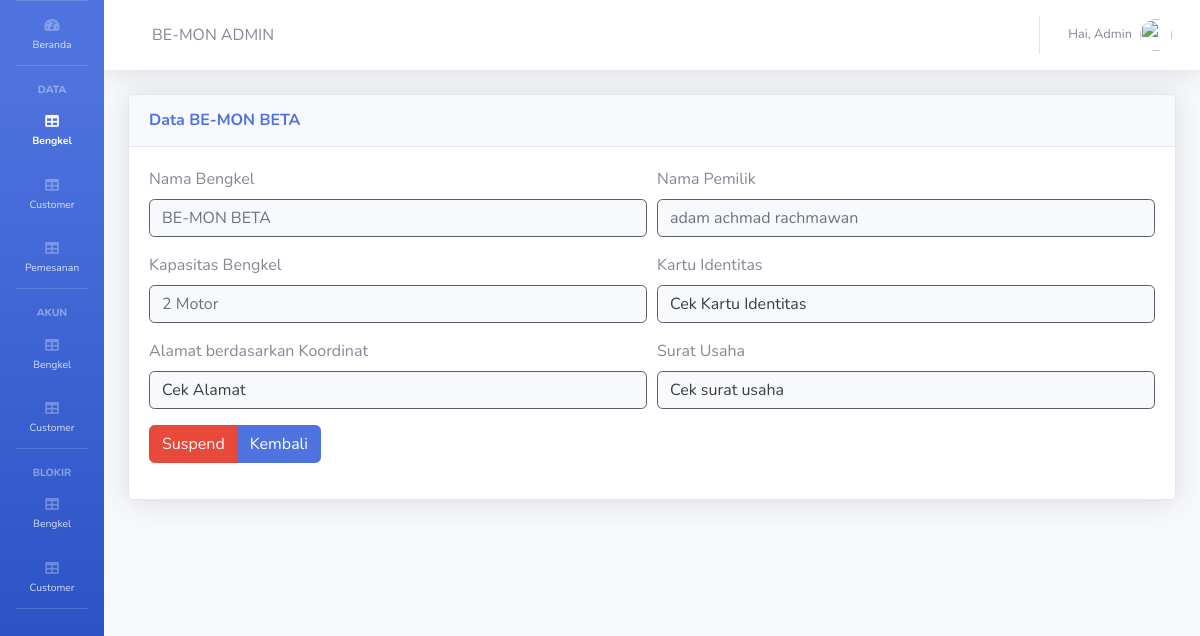
/admin/view_bengkel.php?id=3 (signed in), run on the app's committed database.
### tables this page shows
CREATE TABLE `data_bengkel` (
  `id_account` int(32) NOT NULL,
  `nama_pemilik` varchar(32) NOT NULL,
  `nama_bengkel` varchar(20) NOT NULL,
  `telepon` varchar(32) NOT NULL,
  `kitas` varchar(100) NOT NULL,
  `surat_usaha` varchar(100) NOT NULL,
  `kapasitas` int(32) NOT NULL,
  `koordinat` varchar(32) NOT NULL,
  `status` varchar(32) NOT NULL,
  `alamat` varchar(32) NOT NULL
);

### admin/view_bengkel.php (the view, shortened to what this page needs)
<?php
    $data = $_GET['id'];
?>
<!DOCTYPE html>
<html lang="en">
<head>
  <link href="vendor/fontawesome-free/css/all.min.css" rel="stylesheet" type="text/css">
  <link href="css/sb-admin-2.min.css" rel="stylesheet">
  <link href="vendor/datatables/dataTables.bootstrap4.min.css" rel="stylesheet">
</head>
<body id="page-top">
  <div id="wrapper">
    <?php
      include 'sidebar.php';
    ?>
    <div id="content-wrapper" class="d-flex flex-column">
      <div id="content">
          <?php include 'navbar.php'  ?>
        <div class="container-fluid">
          <div class="card shadow mb-4">
            <div class="card-header py-3">
            <?php
                      $sql = mysqli_query($con,"SELECT * FROM data_bengkel where id_account = $data");
                      $data = mysqli_fetch_array($sql)?>
              <h6 class="m-0 font-weight-bold text-primary mr-auto">Data <?php echo "$data[nama_bengkel]";?></h6>
            </div>
            <div class="card-body">
                            <div class="form-row">
                                <div class="form-group col-md-6">
                                    <label for="inputEmail4">Nama Bengkel</label>
                                    <input type="text" value="<?php echo "$data[nama_bengkel]";?>" class="form-control bg-light border-dark" id="inputEmail4" readonly>
                                </div>
                                <div class="form-group col-md-6">
                                    <label for="inputPassword4">Nama Pemilik</label>
                                    <input type="text" value="<?php echo "$data[nama_pemilik]";?>" class="form-control bg-light border-dark" id="inputPassword4" readonly>
                                </div>
                            </div>
                            <div class="form-row">
                                <div class="form-group col-md-6">
                                    <label for="inputEmail4">Kapasitas Bengkel</label>
                                    <input type="text" value="<?php echo "$data[kapasitas]";?> Motor" class="form-control bg-light border-dark" id="inputPassword4" readonly>
                                </div>
                                <div class="form-group col-md-6">
                                    <label for="inputEmail4">Kartu Identitas</label>
                                    <button type="button" class="btn btn-light form-control border-dark text-left" data-toggle="modal" data-target="#kitas">
                                        Cek Kartu Identitas
                                    </button>
                                </div>
                            </div>
                            <div class="form-row">
                                <div class="form-group col-md-6">
                                    <label for="inputEmail4">Alamat berdasarkan Koordinat</label>
                                    <button type="button" class="btn btn-light form-control border-dark text-left" data-toggle="modal" data-target="#koordinat">
                                        Cek Alamat
                                    </button>
                                </div>
                                <div class="form-group col-md-6">
                                    <label for="inputEmail4">Surat Usaha</label>
                                    <button type="button" class="btn btn-light form-control border-dark text-left" data-toggle="modal" data-target="#suhas">
                                        Cek surat usaha
                                    </button>
                                </div>
                            </div>
                            <div class="form-row">
                                <div class="form-group col-md-6">
                                    <div class="btn-group btn-group-justified">
                                    <a href="php/suspend_engine.php?id=<?php echo "$data[id_account]";?>" class="btn btn-danger">Suspend</a>
                                    <button type="button" class="btn btn-primary" onclick="window.history.go(-1); return false;">Kembali</button>
                            </div>
                                </div>
                            </div>
          </div>
</div>
</div>
</div>
    </div>
  </div>
</body>
</html>

### data on the page
data_bengkel: nama_bengkel "BE-MON BETA", nama_pemilik "adam achmad rachmawan", kapasitas "2 Motor"
